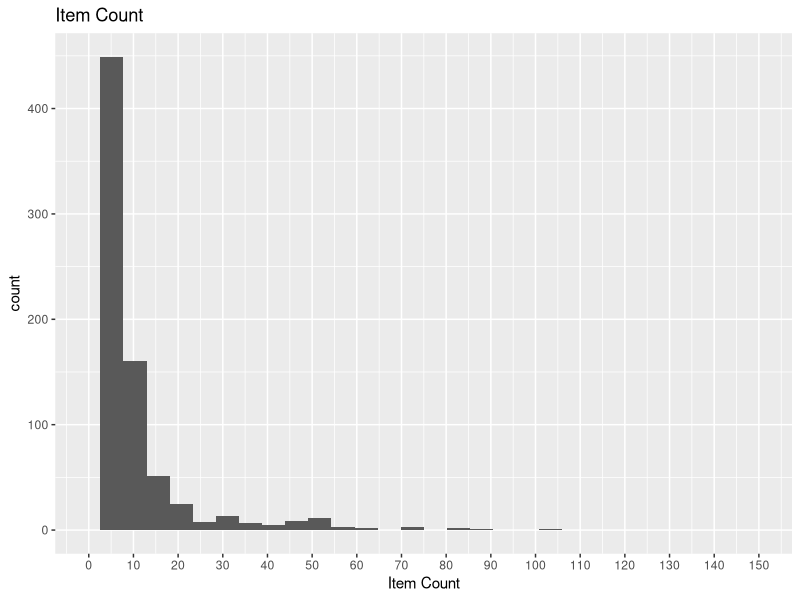
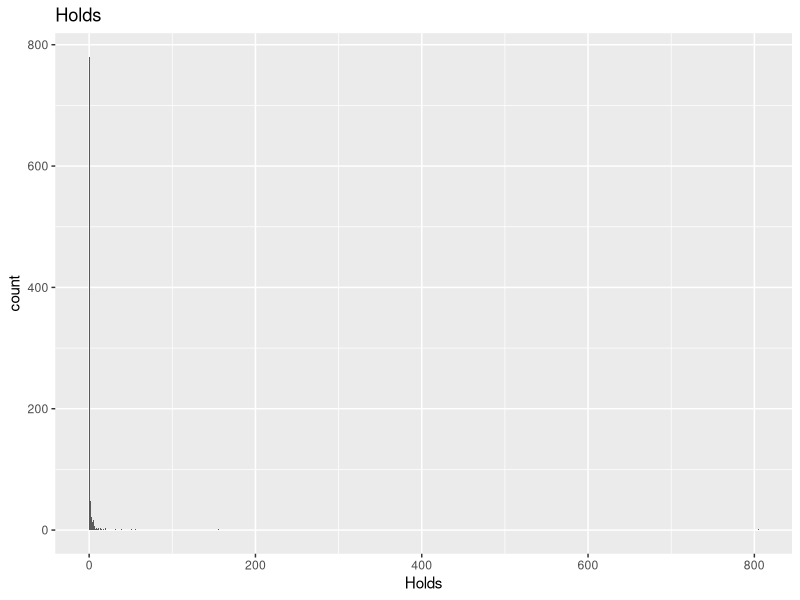
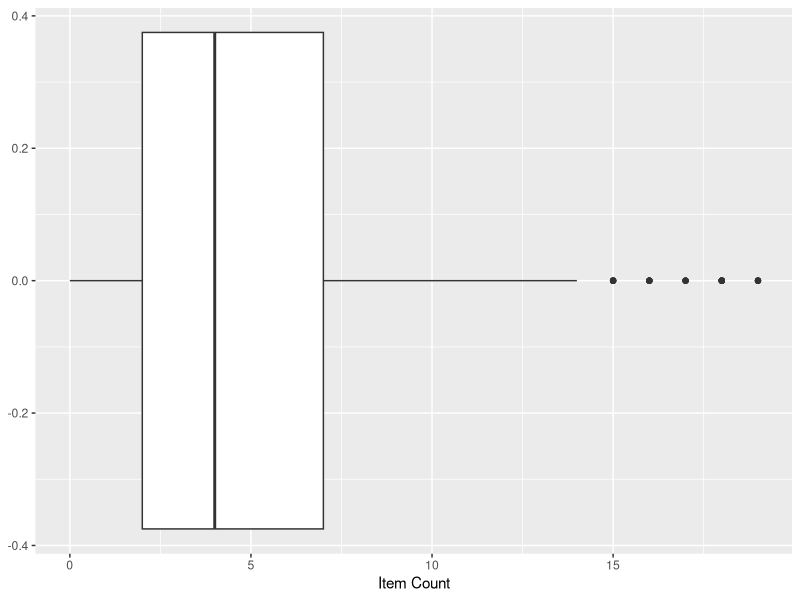

Recreate these plots in R, in order.
## ---- chunk 1
library(tidyverse)
library(readxl)
library(stringr)

monster_books <- read_excel("Saved Data Files/Complete_Monster_List.xlsx")
## ---- chunk 2
# Grouping by staff list to ensure we're getting them all 

monster_books %>% group_by(`Staff List Name`) %>% summarise(n=n())

## ---- chunk 3
# Filtering by staff list 
monster_books %>% filter(`Staff List Name` == "Celebrate Winter Holidays!")
## ---- chunk 4
# Working with numeric variables (distributions)

monster_books %>% ggplot(aes(`Item Count`)) + 
  geom_histogram() +
  #geom_density(alpha = .2, fill = "pink2") + geom_density also a nice way to visualize distribution
  scale_x_continuous(breaks = seq(0, 150, by = 10),
    limits = c(0, 150)) +
  labs(title = "Item Count")

  
  
monster_books %>% ggplot(aes(Holds)) + 
  geom_bar() +
  #scale_x_continuous(breaks = seq(0, 150, by = 10),
   # limits = c(0, 150)) +
  labs(title = "Holds")


#boxplots w/ filtering 

monster_books %>% filter(Holds < 3 &  `Item Count` < 20) %>%  
  ggplot(aes(`Item Count`)) + 
  geom_boxplot() 

## ---- chunk 5
# Finding all the duplicate books 
duplicate_books <- monster_books %>% group_by(Link) %>% filter(n()> 1) %>% summarise(Title, `Item Type`, `Staff List Name`, SL_Link, n = n())

#Counting the total number of duplicate books in our df 
length(unique(duplicate_books$Link))

## ---- chunk 6
# Status and Item type counts 

monster_books %>% group_by(`Item Type`) %>% summarise(count = n())%>% arrange(desc(count))

monster_books %>% group_by(Status) %>% summarise(count = n())%>% arrange(desc(count))
## ---- chunk 7
# Testing for how to parse subject and genre columns 

subject <- "Itliong, Larry, 1913-1977 — Juvenile literature, United Farm Workers of America — History — Juvenile literature, Labor leaders — United States — Biography — Juvenile literature, Filipino Americans — Biography — Juvenile literature, Agricultural laborers — Labor unions — United States — History — Biography — Juvenile literature, Discrimination - Kids, Southern Asian/Indian - Kids, Asian American - Kids"

beep <- unlist(str_split(subject, pattern = ",")) # using unlist here creates a character vector from a list (simpler indexing)


#Parsing for ratings 
rating_str <- "4.2 out of 5 stars, based on 83 ratings"

rating_str <- unlist(str_split(rating_str, pattern = ","))[1]

# Pattern that extracts either a decimal/integer as the first number. Don't need second number because it's always 5
# d represents any digit 0-9, | is the or operator that we're looking for a decimal or integer.
pattern <- "\\d+\\.\\d+|\\d+" 

rating <- as.numeric(str_extract(rating_str, pattern)) # Make it in a numeric variable because why not?

rating
